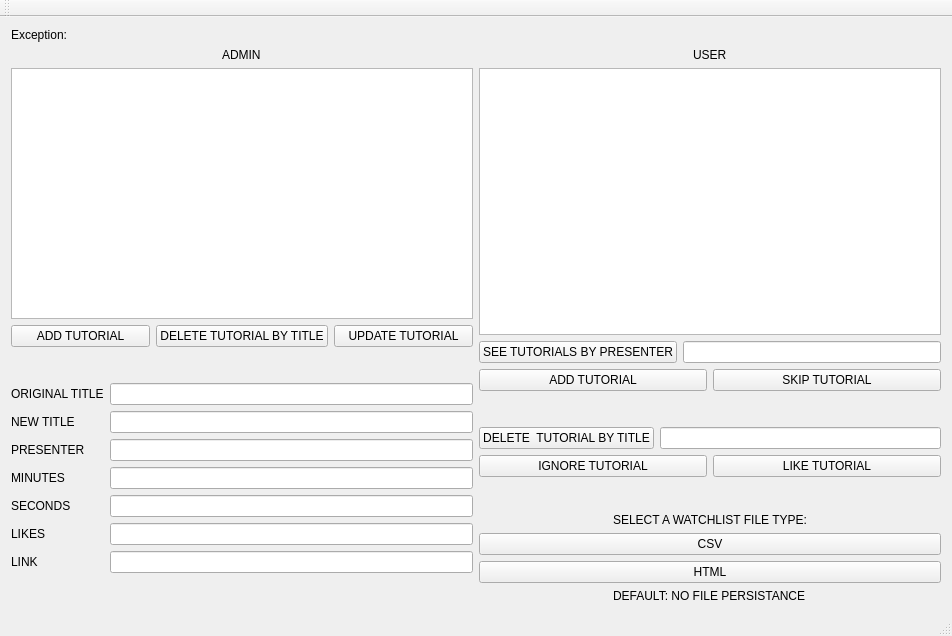
<?xml version="1.0" encoding="UTF-8"?>
<ui version="4.0">
 <class>a11Class</class>
 <widget class="QMainWindow" name="a11Class">
  <property name="geometry">
   <rect>
    <x>0</x>
    <y>0</y>
    <width>952</width>
    <height>636</height>
   </rect>
  </property>
  <property name="windowTitle">
   <string>a11</string>
  </property>
  <widget class="QWidget" name="centralWidget">
   <layout class="QGridLayout" name="gridLayout">
    <item row="0" column="0">
     <layout class="QVBoxLayout" name="verticalLayout_6">
      <item>
       <widget class="QLabel" name="exceptionLabel">
        <property name="text">
         <string>Exception:</string>
        </property>
       </widget>
      </item>
      <item>
       <layout class="QHBoxLayout" name="horizontalLayout_9">
        <item alignment="Qt::AlignHCenter">
         <widget class="QLabel" name="label">
          <property name="text">
           <string>ADMIN</string>
          </property>
         </widget>
        </item>
        <item alignment="Qt::AlignHCenter">
         <widget class="QLabel" name="label_2">
          <property name="text">
           <string>USER</string>
          </property>
         </widget>
        </item>
       </layout>
      </item>
      <item>
       <layout class="QHBoxLayout" name="horizontalLayout_8">
        <item>
         <layout class="QVBoxLayout" name="verticalLayout_3">
          <item>
           <widget class="QListWidget" name="adminList"/>
          </item>
          <item>
           <layout class="QHBoxLayout" name="horizontalLayout_3">
            <item>
             <widget class="QPushButton" name="addButton">
              <property name="text">
               <string>ADD TUTORIAL</string>
              </property>
             </widget>
            </item>
            <item>
             <widget class="QPushButton" name="deleteButton">
              <property name="text">
               <string>DELETE TUTORIAL BY TITLE</string>
              </property>
             </widget>
            </item>
            <item>
             <widget class="QPushButton" name="updateButton">
              <property name="text">
               <string>UPDATE TUTORIAL</string>
              </property>
             </widget>
            </item>
           </layout>
          </item>
          <item>
           <spacer name="verticalSpacer_3">
            <property name="orientation">
             <enum>Qt::Vertical</enum>
            </property>
            <property name="sizeType">
             <enum>QSizePolicy::Fixed</enum>
            </property>
            <property name="sizeHint" stdset="0">
             <size>
              <width>20</width>
              <height>30</height>
             </size>
            </property>
           </spacer>
          </item>
          <item>
           <layout class="QHBoxLayout" name="horizontalLayout">
            <item>
             <layout class="QVBoxLayout" name="verticalLayout_2">
              <item>
               <widget class="QLabel" name="label_10">
                <property name="text">
                 <string>ORIGINAL TITLE</string>
                </property>
               </widget>
              </item>
              <item>
               <widget class="QLabel" name="label_3">
                <property name="text">
                 <string>NEW TITLE</string>
                </property>
               </widget>
              </item>
              <item>
               <widget class="QLabel" name="label_4">
                <property name="text">
                 <string>PRESENTER</string>
                </property>
               </widget>
              </item>
              <item>
               <widget class="QLabel" name="label_5">
                <property name="text">
                 <string>MINUTES</string>
                </property>
               </widget>
              </item>
              <item>
               <widget class="QLabel" name="label_6">
                <property name="text">
                 <string>SECONDS</string>
                </property>
               </widget>
              </item>
              <item>
               <widget class="QLabel" name="label_7">
                <property name="text">
                 <string>LIKES</string>
                </property>
               </widget>
              </item>
              <item>
               <widget class="QLabel" name="label_8">
                <property name="text">
                 <string>LINK</string>
                </property>
               </widget>
              </item>
             </layout>
            </item>
            <item>
             <layout class="QVBoxLayout" name="verticalLayout">
              <item>
               <widget class="QLineEdit" name="originalEdit"/>
              </item>
              <item>
               <widget class="QLineEdit" name="newTitleEdit"/>
              </item>
              <item>
               <widget class="QLineEdit" name="presenterEdit"/>
              </item>
              <item>
               <widget class="QLineEdit" name="minutesEdit"/>
              </item>
              <item>
               <widget class="QLineEdit" name="secondsEdit"/>
              </item>
              <item>
               <widget class="QLineEdit" name="likesEdit"/>
              </item>
              <item>
               <widget class="QLineEdit" name="linkEdit"/>
              </item>
             </layout>
            </item>
           </layout>
          </item>
          <item>
           <spacer name="verticalSpacer_4">
            <property name="orientation">
             <enum>Qt::Vertical</enum>
            </property>
            <property name="sizeType">
             <enum>QSizePolicy::Fixed</enum>
            </property>
            <property name="sizeHint" stdset="0">
             <size>
              <width>20</width>
              <height>30</height>
             </size>
            </property>
           </spacer>
          </item>
          <item>
           <layout class="QHBoxLayout" name="horizontalLayout_2"/>
          </item>
         </layout>
        </item>
        <item>
         <layout class="QVBoxLayout" name="verticalLayout_5">
          <item>
           <widget class="QListWidget" name="userList"/>
          </item>
          <item>
           <layout class="QHBoxLayout" name="horizontalLayout_4">
            <item>
             <widget class="QPushButton" name="seeTutorialsButton">
              <property name="text">
               <string>SEE TUTORIALS BY PRESENTER</string>
              </property>
             </widget>
            </item>
            <item>
             <widget class="QLineEdit" name="presenterNameEdit">
              <property name="text">
               <string/>
              </property>
             </widget>
            </item>
           </layout>
          </item>
          <item>
           <layout class="QHBoxLayout" name="horizontalLayout_5">
            <item>
             <widget class="QPushButton" name="addTutorialButton">
              <property name="text">
               <string>ADD TUTORIAL</string>
              </property>
             </widget>
            </item>
            <item>
             <widget class="QPushButton" name="nextButton">
              <property name="text">
               <string>SKIP TUTORIAL</string>
              </property>
             </widget>
            </item>
           </layout>
          </item>
          <item>
           <spacer name="verticalSpacer">
            <property name="orientation">
             <enum>Qt::Vertical</enum>
            </property>
            <property name="sizeType">
             <enum>QSizePolicy::Fixed</enum>
            </property>
            <property name="sizeHint" stdset="0">
             <size>
              <width>20</width>
              <height>30</height>
             </size>
            </property>
           </spacer>
          </item>
          <item>
           <layout class="QHBoxLayout" name="horizontalLayout_7">
            <item>
             <widget class="QPushButton" name="deleteTutorialButton">
              <property name="text">
               <string>DELETE  TUTORIAL BY TITLE</string>
              </property>
             </widget>
            </item>
            <item>
             <widget class="QLineEdit" name="deleteTutorialEdit">
              <property name="text">
               <string/>
              </property>
             </widget>
            </item>
           </layout>
          </item>
          <item>
           <layout class="QHBoxLayout" name="horizontalLayout_6">
            <item>
             <widget class="QPushButton" name="ignoreTutorialButton">
              <property name="text">
               <string>IGNORE TUTORIAL</string>
              </property>
             </widget>
            </item>
            <item>
             <widget class="QPushButton" name="likeTutorialButton">
              <property name="text">
               <string>LIKE TUTORIAL</string>
              </property>
             </widget>
            </item>
           </layout>
          </item>
          <item>
           <layout class="QVBoxLayout" name="verticalLayout_4">
            <item>
             <spacer name="verticalSpacer_2">
              <property name="orientation">
               <enum>Qt::Vertical</enum>
              </property>
              <property name="sizeType">
               <enum>QSizePolicy::Fixed</enum>
              </property>
              <property name="sizeHint" stdset="0">
               <size>
                <width>20</width>
                <height>30</height>
               </size>
              </property>
             </spacer>
            </item>
            <item alignment="Qt::AlignHCenter">
             <widget class="QLabel" name="label_11">
              <property name="text">
               <string>SELECT A WATCHLIST FILE TYPE:</string>
              </property>
             </widget>
            </item>
            <item>
             <widget class="QPushButton" name="CSV">
              <property name="text">
               <string>CSV</string>
              </property>
             </widget>
            </item>
            <item>
             <widget class="QPushButton" name="HTML">
              <property name="text">
               <string>HTML</string>
              </property>
             </widget>
            </item>
            <item alignment="Qt::AlignHCenter">
             <widget class="QLabel" name="label_12">
              <property name="text">
               <string>DEFAULT: NO FILE PERSISTANCE</string>
              </property>
             </widget>
            </item>
           </layout>
          </item>
         </layout>
        </item>
       </layout>
      </item>
     </layout>
    </item>
   </layout>
  </widget>
  <widget class="QMenuBar" name="menuBar">
   <property name="geometry">
    <rect>
     <x>0</x>
     <y>0</y>
     <width>952</width>
     <height>22</height>
    </rect>
   </property>
  </widget>
  <widget class="QToolBar" name="mainToolBar">
   <attribute name="toolBarArea">
    <enum>TopToolBarArea</enum>
   </attribute>
   <attribute name="toolBarBreak">
    <bool>false</bool>
   </attribute>
  </widget>
  <widget class="QStatusBar" name="statusBar"/>
 </widget>
 <layoutdefault spacing="6" margin="11"/>
 <resources>
  <include location="a11.qrc"/>
 </resources>
 <connections/>
</ui>
